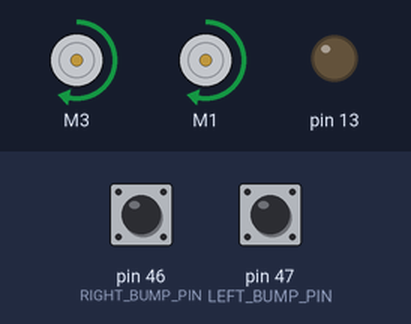
The sketch below on a simulated Arduino Mega 2560, built with avr-gcc and run on an emulated ATmega2560. Parts: 2 × DC motor (green arrow = forward, orange = backward, longer = faster), output pins drawn as LEDs (lit = HIGH). Dashed ring = blinking. The test bench sets the inputs (shaded band); at power-on: pin 46 (RIGHT_BUMP_PIN) HIGH, pin 47 (LEFT_BUMP_PIN) HIGH.

Above: at 3.2 s.
3.3 s: pin 46 (RIGHT_BUMP_PIN) pulled LOW for 0.15 s
At 3.6 s:
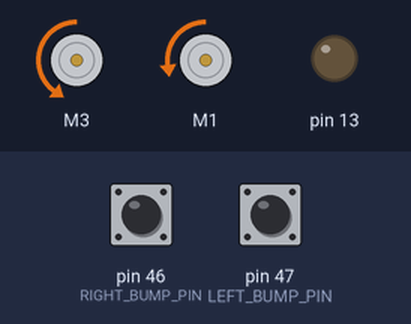
5.4 s: pin 47 (LEFT_BUMP_PIN) pulled LOW for 1 s
At 5.8 s:
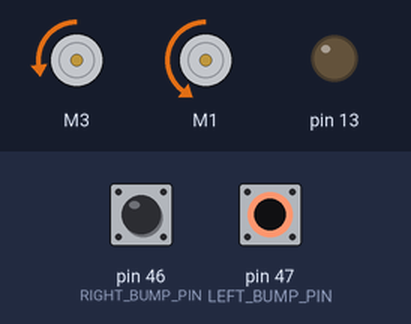
8.0 s: pin 47 (LEFT_BUMP_PIN) pulled LOW for 3.2 s
At 9.0 s:
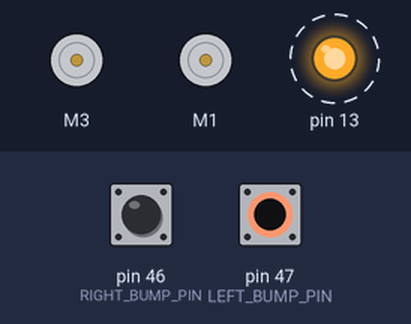
12.7 s: pin 46 (RIGHT_BUMP_PIN) pulled LOW for 3.2 s
At 14.7 s:
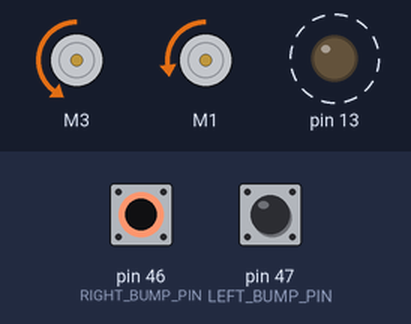
Timing chart, 0 to 17.4 s (numbered marks = the images above; inputs shaded):
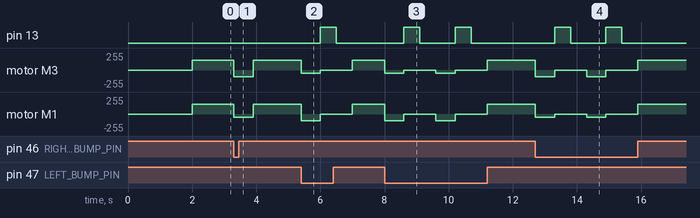

Measured:
- after the input at 3.3 s, motor M3: forward 150/255 → backward 100/255 at once, → forward 150/255 0.60 s later; motor M1: forward 150/255 → backward 50/255 at once, → forward 150/255 0.60 s later
- after the input at 5.4 s, pin 13: LOW → HIGH after 0.60 s, → LOW 0.50 s later; motor M3: forward 150/255 → backward 50/255 at once, → stopped 0.60 s later, → forward 150/255 1.0 s later; motor M1: forward 150/255 → backward 100/255 at once, → stopped 0.60 s later, → forward 150/255 1.0 s later
- after the input at 8.0 s, pin 13: alternates HIGH for 0.50 s and LOW for 1.1 s, 4 changes in all, then stays LOW, starting after 0.60 s; motor M3: forward 150/255 → backward 50/255 at once, → stopped 0.60 s later, → backward 50/255 1.0 s later, → stopped 0.60 s later, … (5 changes in this stretch)
- after the input at 12.7 s, pin 13: alternates HIGH for 0.50 s and LOW for 1.1 s, 4 changes in all, then stays LOW, starting after 0.60 s; motor M3: forward 150/255 → backward 100/255 at once, → stopped 0.60 s later, → backward 100/255 1.0 s later, → stopped 0.60 s later, … (5 changes in this stretch)

The sketch:

B3_Bump_Tom.ino
```cpp
/* B3_Bump.ino

   Drive the TWO-WHEELED Bread Board Bot (BBbot, B^3)
   forward.  When a whisker bump sensor on either side hits something,
   back up and turn slightly away from that direction and resume
   forward path.

   Arduino: Arduino Mega 256 v3 Clone
   Motor Shield: Adafruit assembled Motor Shield for Arduino v2
   ---->  http://www.adafruit.com/products/1438

   Programmer: Dave Eslinger; June 12, 2015
   Revisions:
*/
#include <Wire.h>
#include <Adafruit_MotorShield.h>
#include <math.h>
#include <breadboardbot.h>
#include <NewPing.h>

// Create the motor shield object with the default I2C address
Adafruit_MotorShield AFMS = Adafruit_MotorShield();

// Define Constants

const byte LEFT_BUMP_PIN = 47;    // Define DIGITAL Pins for left
const byte RIGHT_BUMP_PIN = 46;   // and right bump sensors

const byte FORWARD_SPEED = 150;   // Define normal speeds
const byte BACKWARD_SPEED = 100;  // and backup/turn speed
const int  TURN_DURATION = 600;   // Turn length in milliseconds

// Define 'ports' for motors.
const byte LEFT_MOTOR_PORT = 3;
const byte RIGHT_MOTOR_PORT = 1;
// Create pointers to motor control objects
Adafruit_DCMotor *motorLeft = AFMS.getMotor(LEFT_MOTOR_PORT);
Adafruit_DCMotor *motorRight = AFMS.getMotor(RIGHT_MOTOR_PORT);


void setup(void) {
  AFMS.begin();  // create with the default frequency 1.6KHz
  // Turn off all motors to start, just a good habit
  motorLeft->run(RELEASE);
  motorRight->run(RELEASE);
  Serial.begin(9600);  //Begin serial communcation

  /*Set up Bump Pins with Arduino internal pullup resistors
    This will make them always high unless a bump switch is hit,
    which will make a connection to ground and they will read low. */
  pinMode(LEFT_BUMP_PIN, INPUT_PULLUP);
  pinMode(RIGHT_BUMP_PIN, INPUT_PULLUP);
  pinMode(13, OUTPUT);

  delay(2000);  // Two second delay to get the robot ready
}

void loop() {
  /*  Assuming no switches closed initially.  Drive forward: */
  motorLeft->setSpeed(FORWARD_SPEED);
  motorRight->setSpeed(FORWARD_SPEED);
  while (digitalRead(LEFT_BUMP_PIN) && digitalRead(RIGHT_BUMP_PIN)) {
    motorLeft->run(FORWARD);
    motorRight->run(FORWARD);
  }

  /* If you got here, one of the bump switches was closed */

  /* First check the LEFT sensor: */
  if (! digitalRead(LEFT_BUMP_PIN)) { // the LEFT side switch was bumped
    motorLeft->setSpeed(BACKWARD_SPEED / 2); // Slowly back up and turn to right
    motorRight->setSpeed(BACKWARD_SPEED);
    motorLeft->run(BACKWARD);
    motorRight->run(BACKWARD);
    delay(TURN_DURATION);                  // for specified duration
    motorLeft->run(RELEASE);               // Then stop power to the motors
    motorRight->run(RELEASE);              // and move to next section of code
  }

  /* Then check the right sensor: */
  if (! digitalRead(RIGHT_BUMP_PIN)) { // the RIGHT side switch was bumped
    motorLeft->setSpeed(BACKWARD_SPEED); // Slowly back up and turn to left
    motorRight->setSpeed(BACKWARD_SPEED / 2);
    motorLeft->run(BACKWARD);
    motorRight->run(BACKWARD);
    delay(TURN_DURATION);                 // for specified duration
    motorLeft->run(RELEASE);               // Then stop power to the motors
    motorRight->run(RELEASE);              // and move to next section of code
  }

  /*That is all!  Now go back to the beginning of the loop and
    drive straight ahead until somehting is bumped. */


  if (! digitalRead(RIGHT_BUMP_PIN)) {
    digitalWrite(13, HIGH);   // turn the LED on (HIGH is the voltage level)
    delay(500);              // wait for a second
    digitalWrite(13, LOW);    // turn the LED off by making the voltage LOW
    delay(500);            // wait for a second
  }

  if (! digitalRead(LEFT_BUMP_PIN)) {
    digitalWrite(13, HIGH);   // turn the LED on (HIGH is the voltage level)
    delay(500);              // wait for a second
    digitalWrite(13, LOW);    // turn the LED off by making the voltage LOW
    delay(500);            // wait for a second
  }
}
```
